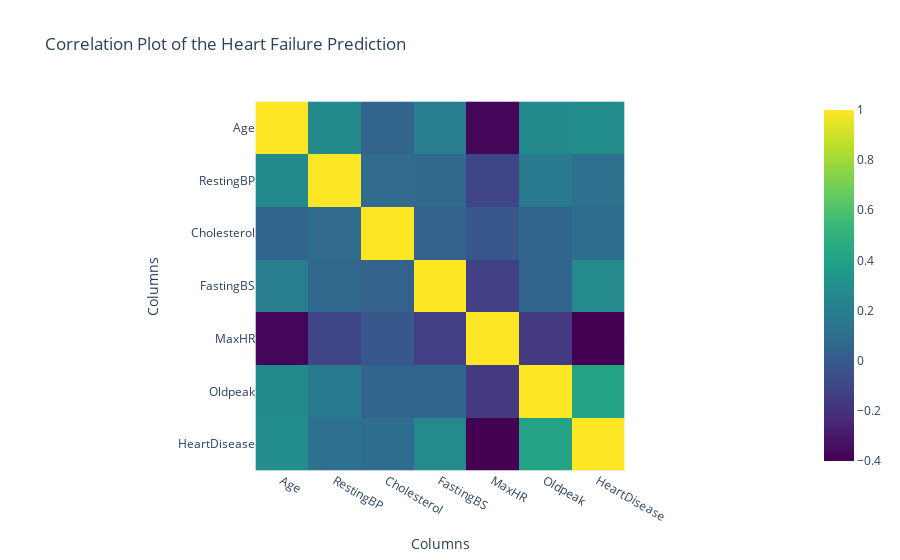

Notebook code for this chart:
### Code cell
correlation_matrix = df[num_col + ["HeartDisease"]].corr()
fig = px.imshow(correlation_matrix,
                labels=dict(x="Columns", y="Columns"),
                x=correlation_matrix.columns,
                y=correlation_matrix.columns,
                color_continuous_scale="Viridis",
                title="Correlation Plot of the Heart Failure Prediction")

fig.show()

### Figure 1 — Plotly figure (JSON) as saved in the notebook; plotly's stock layout.template omitted (floating-point values rounded to 4 significant figures)
{"data": [{"coloraxis": "coloraxis", "hovertemplate": "Columns: %{x}<br>Columns: %{y}<br>color: %{z}<extra></extra>", "name": "0", "type": "heatmap", "x": ["Age", "RestingBP", "Cholesterol", "FastingBS", "MaxHR", "Oldpeak", "HeartDisease"], "xaxis": "x", "y": ["Age", "RestingBP", "Cholesterol", "FastingBS", "MaxHR", "Oldpeak", "HeartDisease"], "yaxis": "y", "z": [[1, 0.2631, 0.05337, 0.198, -0.382, 0.2586, 0.282], [0.2631, 1, 0.08308, 0.06781, -0.1097, 0.1742, 0.1179], [0.05337, 0.08308, 1, 0.04301, -0.01724, 0.05303, 0.09407], [0.198, 0.06781, 0.04301, 1, -0.1314, 0.0527, 0.2673], [-0.382, -0.1097, -0.01724, -0.1314, 1, -0.1607, -0.4004], [0.2586, 0.1742, 0.05303, 0.0527, -0.1607, 1, 0.404], [0.282, 0.1179, 0.09407, 0.2673, -0.4004, 0.404, 1]]}], "layout": {"coloraxis": {"colorscale": [[0, "#440154"], [0.1111, "#482878"], [0.2222, "#3e4989"], [0.3333, "#31688e"], [0.4444, "#26828e"], [0.5556, "#1f9e89"], [0.6667, "#35b779"], [0.7778, "#6ece58"], [0.8889, "#b5de2b"], [1, "#fde725"]]}, "title": {"text": "Correlation Plot of the Heart Failure Prediction"}, "xaxis": {"anchor": "y", "constrain": "domain", "domain": [0, 1], "scaleanchor": "y", "title": {"text": "Columns"}}, "yaxis": {"anchor": "x", "autorange": "reversed", "constrain": "domain", "domain": [0, 1], "title": {"text": "Columns"}}}}
